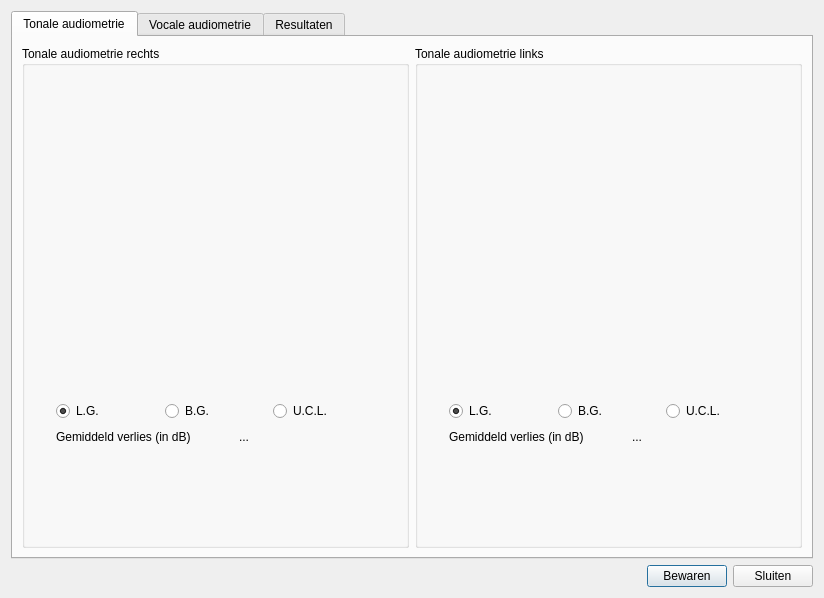
<?xml version="1.0" encoding="UTF-8"?>
<ui version="4.0">
 <class>Meetgegevens</class>
 <widget class="QDialog" name="Meetgegevens">
  <property name="windowModality">
   <enum>Qt::WindowModal</enum>
  </property>
  <property name="geometry">
   <rect>
    <x>0</x>
    <y>0</y>
    <width>824</width>
    <height>598</height>
   </rect>
  </property>
  <property name="windowTitle">
   <string>Meetgegevens</string>
  </property>
  <property name="windowIcon">
   <iconset resource="../icons.qrc">
    <normaloff>:/icons/agt_softwareD-64.png</normaloff>:/icons/agt_softwareD-64.png</iconset>
  </property>
  <property name="locale">
   <locale language="Dutch" country="Belgium"/>
  </property>
  <property name="modal">
   <bool>true</bool>
  </property>
  <layout class="QGridLayout" name="gridLayout_9">
   <item row="0" column="0" colspan="3">
    <widget class="QTabWidget" name="tabWidget">
     <property name="currentIndex">
      <number>0</number>
     </property>
     <widget class="QWidget" name="t_tonaleAudiometrie">
      <attribute name="title">
       <string>Tonale audiometrie</string>
      </attribute>
      <layout class="QGridLayout" name="gridLayout_10">
       <item row="0" column="0">
        <widget class="QGroupBox" name="g_tonaleAudiometrieRechts">
         <property name="title">
          <string>Tonale audiometrie rechts</string>
         </property>
         <layout class="QGridLayout" name="gridLayout_4">
          <item row="0" column="0" rowspan="2">
           <spacer name="horizontalSpacer_8">
            <property name="orientation">
             <enum>Qt::Horizontal</enum>
            </property>
            <property name="sizeType">
             <enum>QSizePolicy::Expanding</enum>
            </property>
            <property name="sizeHint" stdset="0">
             <size>
              <width>14</width>
              <height>20</height>
             </size>
            </property>
           </spacer>
          </item>
          <item row="0" column="1">
           <widget class="TonaleAudiometrieWidget" name="m_tonaleAudiometrieRechts" native="true">
            <property name="minimumSize">
             <size>
              <width>320</width>
              <height>320</height>
             </size>
            </property>
           </widget>
          </item>
          <item row="0" column="2" rowspan="2">
           <spacer name="horizontalSpacer_6">
            <property name="orientation">
             <enum>Qt::Horizontal</enum>
            </property>
            <property name="sizeType">
             <enum>QSizePolicy::Expanding</enum>
            </property>
            <property name="sizeHint" stdset="0">
             <size>
              <width>13</width>
              <height>20</height>
             </size>
            </property>
           </spacer>
          </item>
          <item row="1" column="1">
           <layout class="QHBoxLayout" name="horizontalLayout">
            <item>
             <widget class="QRadioButton" name="m_lgRechts">
              <property name="minimumSize">
               <size>
                <width>60</width>
                <height>0</height>
               </size>
              </property>
              <property name="text">
               <string>L.G.</string>
              </property>
              <property name="checked">
               <bool>true</bool>
              </property>
             </widget>
            </item>
            <item>
             <widget class="QRadioButton" name="m_bgRechts">
              <property name="minimumSize">
               <size>
                <width>60</width>
                <height>0</height>
               </size>
              </property>
              <property name="text">
               <string>B.G.</string>
              </property>
             </widget>
            </item>
            <item>
             <widget class="QRadioButton" name="m_uclRechts">
              <property name="minimumSize">
               <size>
                <width>60</width>
                <height>0</height>
               </size>
              </property>
              <property name="text">
               <string>U.C.L.</string>
              </property>
             </widget>
            </item>
           </layout>
          </item>
          <item row="2" column="1">
           <layout class="QHBoxLayout" name="horizontalLayout_2">
            <item>
             <widget class="QLabel" name="l_verliesRechts">
              <property name="text">
               <string>Gemiddeld verlies (in dB)</string>
              </property>
             </widget>
            </item>
            <item>
             <spacer name="horizontalSpacer_10">
              <property name="orientation">
               <enum>Qt::Horizontal</enum>
              </property>
              <property name="sizeType">
               <enum>QSizePolicy::Preferred</enum>
              </property>
              <property name="sizeHint" stdset="0">
               <size>
                <width>40</width>
                <height>20</height>
               </size>
              </property>
             </spacer>
            </item>
            <item>
             <widget class="QLabel" name="m_verliesRechts">
              <property name="text">
               <string>...</string>
              </property>
             </widget>
            </item>
           </layout>
          </item>
          <item row="3" column="1">
           <spacer name="verticalSpacer_2">
            <property name="orientation">
             <enum>Qt::Vertical</enum>
            </property>
            <property name="sizeType">
             <enum>QSizePolicy::Expanding</enum>
            </property>
            <property name="sizeHint" stdset="0">
             <size>
              <width>20</width>
              <height>58</height>
             </size>
            </property>
           </spacer>
          </item>
         </layout>
        </widget>
       </item>
       <item row="0" column="1">
        <widget class="QGroupBox" name="g_tonaleAudiometrieLinks">
         <property name="title">
          <string>Tonale audiometrie links</string>
         </property>
         <layout class="QGridLayout" name="gridLayout_5">
          <item row="0" column="0" rowspan="2">
           <spacer name="horizontalSpacer_9">
            <property name="orientation">
             <enum>Qt::Horizontal</enum>
            </property>
            <property name="sizeType">
             <enum>QSizePolicy::Expanding</enum>
            </property>
            <property name="sizeHint" stdset="0">
             <size>
              <width>16</width>
              <height>20</height>
             </size>
            </property>
           </spacer>
          </item>
          <item row="0" column="1">
           <widget class="TonaleAudiometrieWidget" name="m_tonaleAudiometrieLinks" native="true">
            <property name="minimumSize">
             <size>
              <width>320</width>
              <height>320</height>
             </size>
            </property>
           </widget>
          </item>
          <item row="0" column="2" rowspan="2">
           <spacer name="horizontalSpacer_7">
            <property name="orientation">
             <enum>Qt::Horizontal</enum>
            </property>
            <property name="sizeType">
             <enum>QSizePolicy::Expanding</enum>
            </property>
            <property name="sizeHint" stdset="0">
             <size>
              <width>16</width>
              <height>20</height>
             </size>
            </property>
           </spacer>
          </item>
          <item row="1" column="1">
           <layout class="QHBoxLayout" name="horizontalLayout_3">
            <item>
             <widget class="QRadioButton" name="m_lgLinks">
              <property name="minimumSize">
               <size>
                <width>60</width>
                <height>0</height>
               </size>
              </property>
              <property name="text">
               <string>L.G.</string>
              </property>
              <property name="checked">
               <bool>true</bool>
              </property>
             </widget>
            </item>
            <item>
             <widget class="QRadioButton" name="m_bgLinks">
              <property name="minimumSize">
               <size>
                <width>60</width>
                <height>0</height>
               </size>
              </property>
              <property name="text">
               <string>B.G.</string>
              </property>
             </widget>
            </item>
            <item>
             <widget class="QRadioButton" name="m_uclLinks">
              <property name="minimumSize">
               <size>
                <width>60</width>
                <height>0</height>
               </size>
              </property>
              <property name="text">
               <string>U.C.L.</string>
              </property>
             </widget>
            </item>
           </layout>
          </item>
          <item row="2" column="1">
           <layout class="QHBoxLayout" name="horizontalLayout_4">
            <item>
             <widget class="QLabel" name="l_verliesLinks">
              <property name="text">
               <string>Gemiddeld verlies (in dB)</string>
              </property>
             </widget>
            </item>
            <item>
             <spacer name="horizontalSpacer_5">
              <property name="orientation">
               <enum>Qt::Horizontal</enum>
              </property>
              <property name="sizeType">
               <enum>QSizePolicy::Preferred</enum>
              </property>
              <property name="sizeHint" stdset="0">
               <size>
                <width>40</width>
                <height>20</height>
               </size>
              </property>
             </spacer>
            </item>
            <item>
             <widget class="QLabel" name="m_verliesLinks">
              <property name="text">
               <string>...</string>
              </property>
             </widget>
            </item>
           </layout>
          </item>
          <item row="3" column="1">
           <spacer name="verticalSpacer_3">
            <property name="orientation">
             <enum>Qt::Vertical</enum>
            </property>
            <property name="sizeType">
             <enum>QSizePolicy::Expanding</enum>
            </property>
            <property name="sizeHint" stdset="0">
             <size>
              <width>20</width>
              <height>58</height>
             </size>
            </property>
           </spacer>
          </item>
         </layout>
        </widget>
       </item>
      </layout>
     </widget>
     <widget class="QWidget" name="m_vocaleAudiometrie">
      <attribute name="title">
       <string>Vocale audiometrie</string>
      </attribute>
      <layout class="QGridLayout" name="gridLayout_8">
       <item row="0" column="0">
        <widget class="QGroupBox" name="g_vocaleAudiometrieZonder">
         <property name="title">
          <string>Zonder hoorapparaat (onder koptelefoon)</string>
         </property>
         <layout class="QGridLayout" name="gridLayout_6">
          <item row="0" column="0" rowspan="5">
           <widget class="VocaleAudiometrieWidget" name="m_vocaleAudiometrieZonder" native="true">
            <property name="sizePolicy">
             <sizepolicy hsizetype="Expanding" vsizetype="Expanding">
              <horstretch>0</horstretch>
              <verstretch>0</verstretch>
             </sizepolicy>
            </property>
            <property name="minimumSize">
             <size>
              <width>560</width>
              <height>200</height>
             </size>
            </property>
           </widget>
          </item>
          <item row="0" column="1">
           <spacer name="verticalSpacer_4">
            <property name="orientation">
             <enum>Qt::Vertical</enum>
            </property>
            <property name="sizeHint" stdset="0">
             <size>
              <width>20</width>
              <height>58</height>
             </size>
            </property>
           </spacer>
          </item>
          <item row="1" column="1">
           <widget class="QRadioButton" name="m_roZA">
            <property name="text">
             <string>R.O.</string>
            </property>
            <property name="checked">
             <bool>true</bool>
            </property>
           </widget>
          </item>
          <item row="2" column="1">
           <widget class="QRadioButton" name="m_loZA">
            <property name="text">
             <string>L.O.</string>
            </property>
           </widget>
          </item>
          <item row="3" column="1">
           <widget class="QRadioButton" name="m_roloZA">
            <property name="text">
             <string>(R.O. + L.O.)</string>
            </property>
           </widget>
          </item>
          <item row="4" column="1">
           <spacer name="verticalSpacer_5">
            <property name="orientation">
             <enum>Qt::Vertical</enum>
            </property>
            <property name="sizeHint" stdset="0">
             <size>
              <width>20</width>
              <height>58</height>
             </size>
            </property>
           </spacer>
          </item>
         </layout>
        </widget>
       </item>
       <item row="1" column="0">
        <widget class="QGroupBox" name="g_vocaleAudiometrieMet">
         <property name="title">
          <string>Met hoorapparaat (in vrij veld)</string>
         </property>
         <layout class="QGridLayout" name="gridLayout_7">
          <item row="0" column="0" rowspan="5">
           <widget class="VocaleAudiometrieWidget" name="m_vocaleAudiometrieMet" native="true">
            <property name="sizePolicy">
             <sizepolicy hsizetype="Expanding" vsizetype="Expanding">
              <horstretch>0</horstretch>
              <verstretch>0</verstretch>
             </sizepolicy>
            </property>
            <property name="minimumSize">
             <size>
              <width>560</width>
              <height>200</height>
             </size>
            </property>
           </widget>
          </item>
          <item row="0" column="1">
           <spacer name="verticalSpacer_7">
            <property name="orientation">
             <enum>Qt::Vertical</enum>
            </property>
            <property name="sizeHint" stdset="0">
             <size>
              <width>20</width>
              <height>58</height>
             </size>
            </property>
           </spacer>
          </item>
          <item row="1" column="1">
           <widget class="QRadioButton" name="m_roMA">
            <property name="text">
             <string>R.O.</string>
            </property>
            <property name="checked">
             <bool>true</bool>
            </property>
           </widget>
          </item>
          <item row="2" column="1">
           <widget class="QRadioButton" name="m_loMA">
            <property name="text">
             <string>L.O.</string>
            </property>
           </widget>
          </item>
          <item row="3" column="1">
           <widget class="QRadioButton" name="m_roloMA">
            <property name="text">
             <string>(R.O. + L.O.)</string>
            </property>
           </widget>
          </item>
          <item row="4" column="1">
           <spacer name="verticalSpacer_6">
            <property name="orientation">
             <enum>Qt::Vertical</enum>
            </property>
            <property name="sizeHint" stdset="0">
             <size>
              <width>20</width>
              <height>59</height>
             </size>
            </property>
           </spacer>
          </item>
         </layout>
        </widget>
       </item>
      </layout>
     </widget>
     <widget class="QWidget" name="t_resultaten">
      <attribute name="title">
       <string>Resultaten</string>
      </attribute>
      <layout class="QGridLayout" name="gridLayout_3">
       <item row="0" column="0">
        <widget class="QGroupBox" name="g_prothetischeWinst">
         <property name="title">
          <string>Prothetische winst</string>
         </property>
         <layout class="QGridLayout" name="gridLayout">
          <item row="0" column="1">
           <widget class="QLabel" name="l_zonderApparaat">
            <property name="text">
             <string>&lt;!DOCTYPE HTML PUBLIC &quot;-//W3C//DTD HTML 4.0//EN&quot; &quot;http://www.w3.org/TR/REC-html40/strict.dtd&quot;&gt;
&lt;html&gt;&lt;head&gt;&lt;meta name=&quot;qrichtext&quot; content=&quot;1&quot; /&gt;&lt;style type=&quot;text/css&quot;&gt;
p, li { white-space: pre-wrap; }
&lt;/style&gt;&lt;/head&gt;&lt;body style=&quot; font-family:'MS Shell Dlg 2'; font-size:8.25pt; font-weight:400; font-style:normal;&quot;&gt;
&lt;p align=&quot;center&quot; style=&quot; margin-top:0px; margin-bottom:0px; margin-left:0px; margin-right:0px; -qt-block-indent:0; text-indent:0px; font-size:8pt;&quot;&gt;&lt;span style=&quot; text-decoration: underline;&quot;&gt;Zonder apparaat&lt;/span&gt;&lt;/p&gt;&lt;/body&gt;&lt;/html&gt;</string>
            </property>
           </widget>
          </item>
          <item row="0" column="2">
           <widget class="QLabel" name="l_metApparaat">
            <property name="text">
             <string>&lt;!DOCTYPE HTML PUBLIC &quot;-//W3C//DTD HTML 4.0//EN&quot; &quot;http://www.w3.org/TR/REC-html40/strict.dtd&quot;&gt;
&lt;html&gt;&lt;head&gt;&lt;meta name=&quot;qrichtext&quot; content=&quot;1&quot; /&gt;&lt;style type=&quot;text/css&quot;&gt;
p, li { white-space: pre-wrap; }
&lt;/style&gt;&lt;/head&gt;&lt;body style=&quot; font-family:'MS Shell Dlg 2'; font-size:8.25pt; font-weight:400; font-style:normal;&quot;&gt;
&lt;p align=&quot;center&quot; style=&quot; margin-top:0px; margin-bottom:0px; margin-left:0px; margin-right:0px; -qt-block-indent:0; text-indent:0px; font-size:8pt;&quot;&gt;&lt;span style=&quot; text-decoration: underline;&quot;&gt;Met apparaat&lt;/span&gt;&lt;/p&gt;&lt;/body&gt;&lt;/html&gt;</string>
            </property>
           </widget>
          </item>
          <item row="0" column="3">
           <widget class="QLabel" name="l_winst">
            <property name="text">
             <string>&lt;!DOCTYPE HTML PUBLIC &quot;-//W3C//DTD HTML 4.0//EN&quot; &quot;http://www.w3.org/TR/REC-html40/strict.dtd&quot;&gt;
&lt;html&gt;&lt;head&gt;&lt;meta name=&quot;qrichtext&quot; content=&quot;1&quot; /&gt;&lt;style type=&quot;text/css&quot;&gt;
p, li { white-space: pre-wrap; }
&lt;/style&gt;&lt;/head&gt;&lt;body style=&quot; font-family:'MS Shell Dlg 2'; font-size:8.25pt; font-weight:400; font-style:normal;&quot;&gt;
&lt;p align=&quot;center&quot; style=&quot; margin-top:0px; margin-bottom:0px; margin-left:0px; margin-right:0px; -qt-block-indent:0; text-indent:0px; font-size:8pt;&quot;&gt;&lt;span style=&quot; text-decoration: underline;&quot;&gt;Winst&lt;/span&gt;&lt;/p&gt;&lt;/body&gt;&lt;/html&gt;</string>
            </property>
           </widget>
          </item>
          <item row="1" column="0">
           <widget class="QLabel" name="l_RO">
            <property name="text">
             <string>R.O.</string>
            </property>
           </widget>
          </item>
          <item row="1" column="1">
           <widget class="QLabel" name="m_zonderApparaatRO">
            <property name="text">
             <string>...</string>
            </property>
            <property name="alignment">
             <set>Qt::AlignCenter</set>
            </property>
           </widget>
          </item>
          <item row="1" column="2">
           <widget class="QLabel" name="m_metApparaatRO">
            <property name="text">
             <string>...</string>
            </property>
            <property name="alignment">
             <set>Qt::AlignCenter</set>
            </property>
           </widget>
          </item>
          <item row="1" column="3">
           <widget class="QLabel" name="m_winstRO">
            <property name="text">
             <string>...</string>
            </property>
            <property name="alignment">
             <set>Qt::AlignCenter</set>
            </property>
           </widget>
          </item>
          <item row="2" column="0">
           <widget class="QLabel" name="l_LO">
            <property name="text">
             <string>L.O.</string>
            </property>
           </widget>
          </item>
          <item row="2" column="1">
           <widget class="QLabel" name="m_zonderApparaatLO">
            <property name="text">
             <string>...</string>
            </property>
            <property name="alignment">
             <set>Qt::AlignCenter</set>
            </property>
           </widget>
          </item>
          <item row="2" column="2">
           <widget class="QLabel" name="m_metApparaatLO">
            <property name="text">
             <string>...</string>
            </property>
            <property name="alignment">
             <set>Qt::AlignCenter</set>
            </property>
           </widget>
          </item>
          <item row="2" column="3">
           <widget class="QLabel" name="m_winstLO">
            <property name="text">
             <string>...</string>
            </property>
            <property name="alignment">
             <set>Qt::AlignCenter</set>
            </property>
           </widget>
          </item>
          <item row="3" column="0">
           <widget class="QLabel" name="l_ROLO">
            <property name="text">
             <string>(R.O. + L.O.)</string>
            </property>
           </widget>
          </item>
          <item row="3" column="1">
           <widget class="QLabel" name="m_zonderApparaatROLO">
            <property name="text">
             <string>...</string>
            </property>
            <property name="alignment">
             <set>Qt::AlignCenter</set>
            </property>
           </widget>
          </item>
          <item row="3" column="2">
           <widget class="QLabel" name="m_metApparaatROLO">
            <property name="text">
             <string>...</string>
            </property>
            <property name="alignment">
             <set>Qt::AlignCenter</set>
            </property>
           </widget>
          </item>
          <item row="3" column="3">
           <widget class="QLabel" name="m_winstROLO">
            <property name="text">
             <string>...</string>
            </property>
            <property name="alignment">
             <set>Qt::AlignCenter</set>
            </property>
           </widget>
          </item>
         </layout>
        </widget>
       </item>
       <item row="1" column="0">
        <widget class="QGroupBox" name="g_localisatieTesten">
         <property name="title">
          <string>Localisatietesten</string>
         </property>
         <layout class="QGridLayout" name="gridLayout_2">
          <item row="0" column="0" rowspan="2">
           <widget class="QLabel" name="label_20">
            <property name="text">
             <string>Met 2 apparaten</string>
            </property>
           </widget>
          </item>
          <item row="0" column="1" rowspan="2">
           <widget class="QLineEdit" name="m_localisatieMetTwee">
            <property name="sizePolicy">
             <sizepolicy hsizetype="Preferred" vsizetype="Fixed">
              <horstretch>0</horstretch>
              <verstretch>0</verstretch>
             </sizepolicy>
            </property>
            <property name="maximumSize">
             <size>
              <width>100</width>
              <height>16777215</height>
             </size>
            </property>
           </widget>
          </item>
          <item row="0" column="2" rowspan="2" colspan="2">
           <widget class="QLabel" name="label_16">
            <property name="text">
             <string>%</string>
            </property>
           </widget>
          </item>
          <item row="1" column="3">
           <spacer name="horizontalSpacer_2">
            <property name="orientation">
             <enum>Qt::Horizontal</enum>
            </property>
            <property name="sizeHint" stdset="0">
             <size>
              <width>16</width>
              <height>20</height>
             </size>
            </property>
           </spacer>
          </item>
          <item row="0" column="4" rowspan="2">
           <widget class="QLabel" name="label_22">
            <property name="text">
             <string>Met apparaat rechts</string>
            </property>
           </widget>
          </item>
          <item row="0" column="5" rowspan="2">
           <widget class="QLineEdit" name="m_localisatieMetRechts">
            <property name="sizePolicy">
             <sizepolicy hsizetype="Preferred" vsizetype="Fixed">
              <horstretch>0</horstretch>
              <verstretch>0</verstretch>
             </sizepolicy>
            </property>
            <property name="maximumSize">
             <size>
              <width>100</width>
              <height>16777215</height>
             </size>
            </property>
           </widget>
          </item>
          <item row="0" column="6" rowspan="2">
           <widget class="QLabel" name="label_18">
            <property name="text">
             <string>%</string>
            </property>
           </widget>
          </item>
          <item row="2" column="0">
           <widget class="QLabel" name="label_21">
            <property name="text">
             <string>Zonder apparaten</string>
            </property>
           </widget>
          </item>
          <item row="2" column="1">
           <widget class="QLineEdit" name="m_localisatieZonder">
            <property name="sizePolicy">
             <sizepolicy hsizetype="Preferred" vsizetype="Fixed">
              <horstretch>0</horstretch>
              <verstretch>0</verstretch>
             </sizepolicy>
            </property>
            <property name="maximumSize">
             <size>
              <width>100</width>
              <height>16777215</height>
             </size>
            </property>
           </widget>
          </item>
          <item row="2" column="2" colspan="2">
           <widget class="QLabel" name="label_17">
            <property name="text">
             <string>%</string>
            </property>
           </widget>
          </item>
          <item row="2" column="4">
           <widget class="QLabel" name="label_23">
            <property name="text">
             <string>Met apparaat links</string>
            </property>
           </widget>
          </item>
          <item row="2" column="5">
           <widget class="QLineEdit" name="m_localisatieMetLinks">
            <property name="sizePolicy">
             <sizepolicy hsizetype="Preferred" vsizetype="Fixed">
              <horstretch>0</horstretch>
              <verstretch>0</verstretch>
             </sizepolicy>
            </property>
            <property name="maximumSize">
             <size>
              <width>100</width>
              <height>16777215</height>
             </size>
            </property>
           </widget>
          </item>
          <item row="2" column="6">
           <widget class="QLabel" name="label_19">
            <property name="text">
             <string>%</string>
            </property>
           </widget>
          </item>
         </layout>
        </widget>
       </item>
       <item row="2" column="0">
        <spacer name="verticalSpacer">
         <property name="orientation">
          <enum>Qt::Vertical</enum>
         </property>
         <property name="sizeHint" stdset="0">
          <size>
           <width>20</width>
           <height>136</height>
          </size>
         </property>
        </spacer>
       </item>
      </layout>
     </widget>
    </widget>
   </item>
   <item row="1" column="0">
    <spacer name="horizontalSpacer">
     <property name="orientation">
      <enum>Qt::Horizontal</enum>
     </property>
     <property name="sizeHint" stdset="0">
      <size>
       <width>278</width>
       <height>20</height>
      </size>
     </property>
    </spacer>
   </item>
   <item row="1" column="1">
    <widget class="QPushButton" name="b_bewaren">
     <property name="text">
      <string>Bewaren</string>
     </property>
    </widget>
   </item>
   <item row="1" column="2">
    <widget class="QPushButton" name="b_sluiten">
     <property name="text">
      <string>Sluiten</string>
     </property>
    </widget>
   </item>
  </layout>
 </widget>
 <customwidgets>
  <customwidget>
   <class>VocaleAudiometrieWidget</class>
   <extends>QWidget</extends>
   <header>../../AudioPlugin/src/vocaleaudiometriewidget.h</header>
  </customwidget>
  <customwidget>
   <class>TonaleAudiometrieWidget</class>
   <extends>QWidget</extends>
   <header>../../AudioPlugin/src/tonaleaudiometriewidget.h</header>
  </customwidget>
 </customwidgets>
 <resources>
  <include location="../icons.qrc"/>
 </resources>
 <connections>
  <connection>
   <sender>m_bgLinks</sender>
   <signal>clicked()</signal>
   <receiver>m_tonaleAudiometrieLinks</receiver>
   <slot>checkBG()</slot>
   <hints>
    <hint type="sourcelabel">
     <x>553</x>
     <y>400</y>
    </hint>
    <hint type="destinationlabel">
     <x>553</x>
     <y>224</y>
    </hint>
   </hints>
  </connection>
  <connection>
   <sender>m_lgLinks</sender>
   <signal>clicked()</signal>
   <receiver>m_tonaleAudiometrieLinks</receiver>
   <slot>checkLG()</slot>
   <hints>
    <hint type="sourcelabel">
     <x>445</x>
     <y>400</y>
    </hint>
    <hint type="destinationlabel">
     <x>553</x>
     <y>224</y>
    </hint>
   </hints>
  </connection>
  <connection>
   <sender>m_uclLinks</sender>
   <signal>clicked()</signal>
   <receiver>m_tonaleAudiometrieLinks</receiver>
   <slot>checkUCL()</slot>
   <hints>
    <hint type="sourcelabel">
     <x>661</x>
     <y>400</y>
    </hint>
    <hint type="destinationlabel">
     <x>553</x>
     <y>224</y>
    </hint>
   </hints>
  </connection>
  <connection>
   <sender>m_bgRechts</sender>
   <signal>clicked()</signal>
   <receiver>m_tonaleAudiometrieRechts</receiver>
   <slot>checkBG()</slot>
   <hints>
    <hint type="sourcelabel">
     <x>195</x>
     <y>400</y>
    </hint>
    <hint type="destinationlabel">
     <x>195</x>
     <y>224</y>
    </hint>
   </hints>
  </connection>
  <connection>
   <sender>m_lgRechts</sender>
   <signal>clicked()</signal>
   <receiver>m_tonaleAudiometrieRechts</receiver>
   <slot>checkLG()</slot>
   <hints>
    <hint type="sourcelabel">
     <x>87</x>
     <y>400</y>
    </hint>
    <hint type="destinationlabel">
     <x>195</x>
     <y>224</y>
    </hint>
   </hints>
  </connection>
  <connection>
   <sender>m_uclRechts</sender>
   <signal>clicked()</signal>
   <receiver>m_tonaleAudiometrieRechts</receiver>
   <slot>checkUCL()</slot>
   <hints>
    <hint type="sourcelabel">
     <x>661</x>
     <y>400</y>
    </hint>
    <hint type="destinationlabel">
     <x>195</x>
     <y>224</y>
    </hint>
   </hints>
  </connection>
  <connection>
   <sender>m_roZA</sender>
   <signal>clicked()</signal>
   <receiver>m_vocaleAudiometrieZonder</receiver>
   <slot>checkRO()</slot>
   <hints>
    <hint type="sourcelabel">
     <x>674</x>
     <y>141</y>
    </hint>
    <hint type="destinationlabel">
     <x>326</x>
     <y>165</y>
    </hint>
   </hints>
  </connection>
  <connection>
   <sender>m_loZA</sender>
   <signal>clicked()</signal>
   <receiver>m_vocaleAudiometrieZonder</receiver>
   <slot>checkLO()</slot>
   <hints>
    <hint type="sourcelabel">
     <x>674</x>
     <y>165</y>
    </hint>
    <hint type="destinationlabel">
     <x>326</x>
     <y>165</y>
    </hint>
   </hints>
  </connection>
  <connection>
   <sender>m_roloZA</sender>
   <signal>clicked()</signal>
   <receiver>m_vocaleAudiometrieZonder</receiver>
   <slot>checkROLO()</slot>
   <hints>
    <hint type="sourcelabel">
     <x>674</x>
     <y>189</y>
    </hint>
    <hint type="destinationlabel">
     <x>326</x>
     <y>165</y>
    </hint>
   </hints>
  </connection>
  <connection>
   <sender>m_roMA</sender>
   <signal>clicked()</signal>
   <receiver>m_vocaleAudiometrieMet</receiver>
   <slot>checkRO()</slot>
   <hints>
    <hint type="sourcelabel">
     <x>674</x>
     <y>381</y>
    </hint>
    <hint type="destinationlabel">
     <x>326</x>
     <y>405</y>
    </hint>
   </hints>
  </connection>
  <connection>
   <sender>m_loMA</sender>
   <signal>clicked()</signal>
   <receiver>m_vocaleAudiometrieMet</receiver>
   <slot>checkLO()</slot>
   <hints>
    <hint type="sourcelabel">
     <x>674</x>
     <y>405</y>
    </hint>
    <hint type="destinationlabel">
     <x>326</x>
     <y>405</y>
    </hint>
   </hints>
  </connection>
  <connection>
   <sender>m_roloMA</sender>
   <signal>clicked()</signal>
   <receiver>m_vocaleAudiometrieMet</receiver>
   <slot>checkROLO()</slot>
   <hints>
    <hint type="sourcelabel">
     <x>674</x>
     <y>429</y>
    </hint>
    <hint type="destinationlabel">
     <x>326</x>
     <y>405</y>
    </hint>
   </hints>
  </connection>
 </connections>
</ui>
